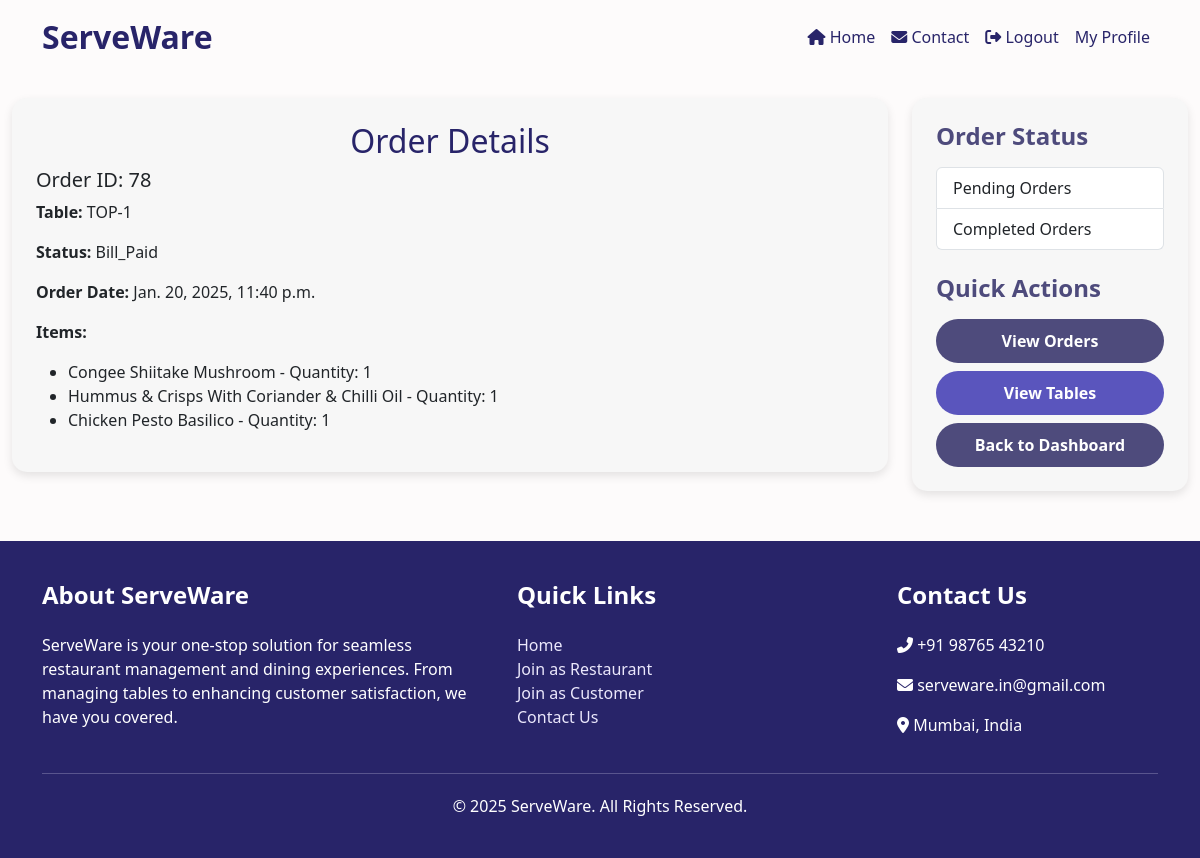
Screenshot of /restaurant/order/78/ (signed in) with the database file from the repository.
### customer/models.py (models this page shows, shortened)
class Order(models.Model):
    cart = models.ForeignKey('Cart', on_delete=models.CASCADE, null=True)
    user = models.ForeignKey(settings.AUTH_USER_MODEL, on_delete=models.CASCADE, null=True)
    table = models.ForeignKey(Table, on_delete=models.CASCADE, null=True, related_name='orders')
    order_date = models.DateTimeField(auto_now_add=True)
    PENDING = 'Pending'
    COMPLETED = 'Completed'
    CANCELED = 'Canceled'
    BILL_PAID = 'Bill_Paid'
    STATUS_CHOICES = [
        (PENDING, 'Pending'),
        (COMPLETED, 'Completed'),
        (CANCELED, 'Canceled'),
        (BILL_PAID, 'Bill_Paid'),
    ]
    status = models.CharField(max_length=50, choices=STATUS_CHOICES, default=PENDING)

class CartItem(models.Model):
    cart = models.ForeignKey(Cart, on_delete=models.CASCADE, related_name='cart_items',null=True)
    menu_item = models.ForeignKey(MenuItem, on_delete=models.CASCADE)
    quantity = models.PositiveIntegerField(default=1)
    class Meta:
        unique_together = ('cart', 'menu_item')

### restaurant/models.py (models this page shows, shortened)
class Table(models.Model):
    restaurant = models.ForeignKey(Restaurant, on_delete=models.CASCADE, related_name='tables')
    table_number = models.CharField(max_length=25)
    seats = models.PositiveIntegerField()
    is_occupied = models.BooleanField(default=False)
    table_code = models.CharField(max_length=10, unique=True, default=generate_unique_code)
    qr_code_image = models.ImageField(upload_to='table_qr/', blank=True, null=True)
    BILL_PAID = models.BooleanField(default=False)

class MenuItem(models.Model):
    CATEGORY_CHOICES = [
        ('Appetizers', 'Appetizers'),
        ('Main Course', 'Main Course'),
        ('Desserts', 'Desserts'),
        ('Beverages', 'Beverages'),
        ('Soups', 'Soups'),
        ('Vegan', 'Vegan'),
        ('Non-Veg', 'Non-Veg'),
        ('Pure Veg', 'Pure Veg'),
        ('Chef\'s Special', 'Chef\'s Special'),
        ('Jain', 'Jain'),
    ]
    restaurant = models.ForeignKey(Restaurant, on_delete=models.CASCADE, related_name='menu_items')
    name = models.CharField(max_length=100)
    description = models.TextField(blank=True)
    price = models.DecimalField(max_digits=10, decimal_places=2)
    image = models.ImageField(upload_to='menu_images/', blank=True, null=True)
    category = models.CharField(max_length=50, choices=CATEGORY_CHOICES)
    is_spicy = models.BooleanField(default=False)
    is_popular = models.BooleanField(default=False)
    is_jain_option = models.BooleanField(default=False)
    is_vegan = models.BooleanField(default=False)
    is_non_veg = models.BooleanField(default=False)
    is_pure_veg = models.BooleanField(default=False)
    is_chefs_special = models.BooleanField(default=False)
    is_soup = models.BooleanField(default=False)
    is_available = models.BooleanField(default=True)  # New field to track availability

### restaurant/views.py (the view)
# urls.py: path('order/<int:order_id>/', views.order_details, name='order_details'),
def order_details(request, order_id):
    try:
        restaurant = request.user.restaurant
        order = Order.objects.select_related('cart', 'table').get(id=order_id, table__restaurant=restaurant)
        items = order.cart.cart_items.all()
    except Order.DoesNotExist:
        return redirect('restaurant:manage_orders')
    context = {'order': order, 'items': items}
    return render(request, 'restaurant/order_details.html', context)

### restaurant/templates/restaurant/order_details.html (shortened to what this page needs)
{% extends "base.html" %}
{% block content %}
<div class="container-fluid mt-4">
    <div class="row">
        <div class="col-lg-9">
            <div class="p-4" style="background-color: #f7f7f7; border-radius: 15px; box-shadow: 0px 4px 10px rgba(0,0,0,0.1);">
                <h2 class="text-center" style="color: #282469;">Order Details</h2>
                <h5>Order ID: {{ order.id }}</h5>
                <p><strong>Table:</strong> {{ order.table.table_number }}</p>
                <p><strong>Status:</strong> {{ order.status }}</p>
                <p><strong>Order Date:</strong> {{ order.order_date }}</p>
                <p><strong>Items:</strong></p>
                <ul>
                    {% for item in items %}
                    <li>{{ item.menu_item.name }} - Quantity: {{ item.quantity }}</li>
                    {% empty %}
                    <li>No items found for this order.</li>
                    {% endfor %}
                </ul>
            </div>
        </div>
        <div class="col-lg-3 mt-4 mt-lg-0">
            <div class="p-4" style="background-color: #f7f7f7; border-radius: 15px; box-shadow: 0px 4px 10px rgba(0,0,0,0.1);">
                <h4 style="color: #4e4b7c; font-weight: bold;">Order Status</h4>
                <ul class="list-group mt-3">
                    <li class="list-group-item d-flex justify-content-between align-items-center">
                        Pending Orders
                    </li>
                    <li class="list-group-item d-flex justify-content-between align-items-center">
                        Completed Orders
                    </li>
                </ul>
                <h4 class="mt-4" style="color: #4e4b7c; font-weight: bold;">Quick Actions</h4>
                <div class="d-flex flex-column gap-2 mt-3">
                    <a href="{% url 'restaurant:view_orders' %}" class="btn btn-secondary" style="background-color: #4e4b7c; border: none; font-weight: bold; padding: 10px; border-radius: 25px; text-align: center;">
                        View Orders
                    </a>
                    <a href="{% url 'restaurant:view_tables' %}" class="btn btn-primary" style="background-color:rgb(90, 85, 189); border: none; font-weight: bold; padding: 10px; border-radius: 25px; text-align: center;">
                        View Tables
                    </a>
                    <a href="{% url 'restaurant:restaurant_dashboard' %}" class="btn btn-secondary" style="background-color: #4e4b7c; border: none; font-weight: bold; padding: 10px; border-radius: 25px; text-align: center;">
                        Back to Dashboard
                    </a>
                </div>
            </div>
        </div>
    </div>
</div>
{% endblock %}

### templates/base.html (style rules this page uses)
body { background-color: #fdfbfb; }

### rows the page displays
Order: id "78", table.table_number "TOP-1", status "Bill_Paid", order_date "Jan. 20, 2025, 11:40 p.m."
CartItem: menu_item.name "Congee Shiitake Mushroom", quantity "1"
CartItem: menu_item.name "Hummus & Crisps With Coriander & Chilli Oil", quantity "1"
CartItem: menu_item.name "Chicken Pesto Basilico", quantity "1"
